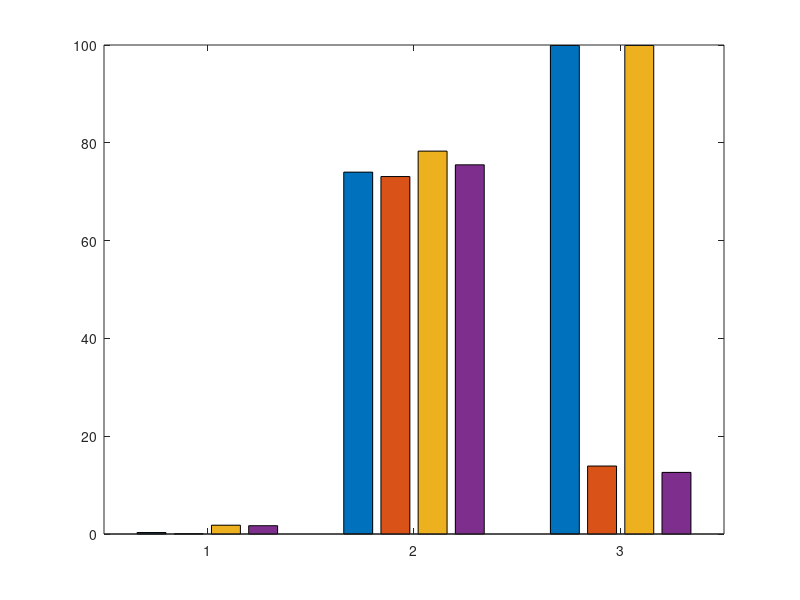

The MATLAB script that drew this image: (Note: this script raises an error after producing the figure.)
l1 = [1.8 0.3 0.06 1.7];
l2 = [78.3 74 73.1 75.5];
l3 = [99.9 99.9 13.9 12.6];

close all;

data = [l1;l2;l3];
data_plot = data;
data_plot(:,1) = data(:,2); % rotation w/o
data_plot(:,2) = data(:,3); % rotation w
data_plot(:,3) = data(:,1); % average w/o
data_plot(:,4) = data(:,4); % average w

figure;
b = bar(data_plot);
b(1).FaceColor = [0.0 0.0 1.0];
b(2).FaceColor = [0.6 0.6 1.0];
b(3).FaceColor = [1.0 0.0 0.0];
b(4).FaceColor = [1.0 0.6 0.6];

legend('Rotation w/o cache',  'Rotation with cache', 'Average w/o cache', 'Average with cache');
set(gca,'XTickLabel',{'CPU cache level 1' 'Level 2' 'Level 3'});